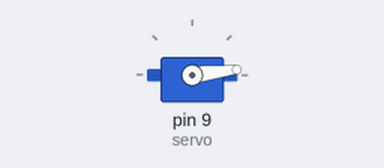
A sketch run on a simulated Arduino Uno, built with avr-gcc and run on an emulated ATmega328P. On the bench: servo.

Above: at 0.05 s.
At 0.4 s:
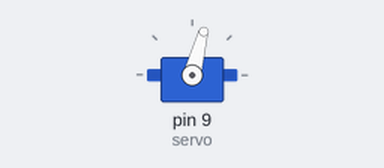
At 0.75 s:
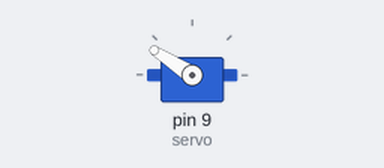
At 1.45 s:
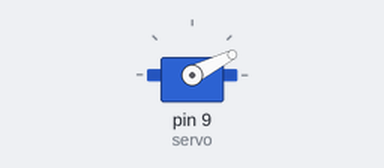
Timing chart, 0 to 3.6 s (numbered marks = the images above):
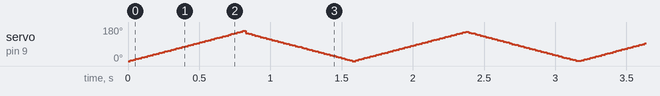

The sketch:

servoTest.ino
```cpp
/*
 * Servo wiring
 *  - yellow wire to digital 9
 *  - red wire to 5V
 *  - black wire to ground
 */
#include <Servo.h>

Servo myservo;              // create servo object to control a servo
                            // twelve servo objects can be created on most boards

int pos = 0;                // variable to store the servo position
int servo = 9;              // servo pin X

void setup() {
  myservo.attach(servo);    // attaches the servo on pin X to the servo object
}

void loop() {
  for (pos = 0; pos <= 159; pos += 1) {    // goes from 0 degrees to 159 degrees (my specific servo)
                                           // in 1 degree increments
    myservo.write(pos);                    // tell servo to go to position in variable 'pos'
    delay(5);                              // waits 5ms for the servo to reach the position
  }
  for (pos = 150; pos >= 0; pos -= 1) {    // goes from 150 degrees (my specific servo) to 0 degrees
                                           // in 1 degree increments
    myservo.write(pos);                    // tell servo to go to position in variable 'pos'
    delay(5);                              // waits 5ms for the servo to reach the position
  }
}
```
